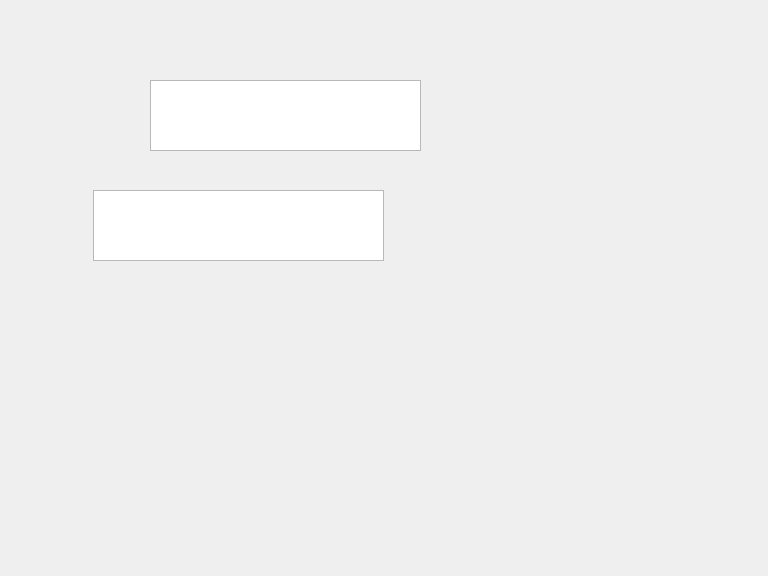
<?xml version="1.0" encoding="UTF-8"?>
<ui version="4.0">
 <class>Form</class>
 <widget class="QWidget" name="Form">
  <property name="geometry">
   <rect>
    <x>0</x>
    <y>0</y>
    <width>768</width>
    <height>576</height>
   </rect>
  </property>
  <property name="windowTitle">
   <string>Form</string>
  </property>
  <widget class="QPlainTextEdit" name="plainTextEdit">
   <property name="geometry">
    <rect>
     <x>93</x>
     <y>190</y>
     <width>291</width>
     <height>71</height>
    </rect>
   </property>
  </widget>
  <widget class="QTextEdit" name="textEdit">
   <property name="geometry">
    <rect>
     <x>150</x>
     <y>80</y>
     <width>271</width>
     <height>71</height>
    </rect>
   </property>
  </widget>
 </widget>
 <resources/>
 <connections/>
</ui>
